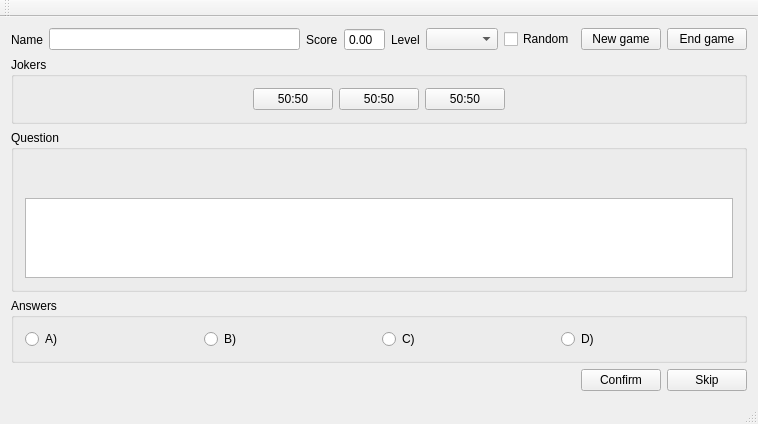
<?xml version="1.0" encoding="UTF-8"?>
<ui version="4.0">
 <class>cvic8_hraClass</class>
 <widget class="QMainWindow" name="cvic8_hraClass">
  <property name="geometry">
   <rect>
    <x>0</x>
    <y>0</y>
    <width>758</width>
    <height>424</height>
   </rect>
  </property>
  <property name="windowTitle">
   <string>cvic8_hra</string>
  </property>
  <widget class="QWidget" name="centralWidget">
   <layout class="QGridLayout" name="gridLayout_2">
    <item row="8" column="0">
     <layout class="QHBoxLayout" name="horizontalLayout_2">
      <item>
       <spacer name="horizontalSpacer_5">
        <property name="orientation">
         <enum>Qt::Orientation::Horizontal</enum>
        </property>
        <property name="sizeHint" stdset="0">
         <size>
          <width>40</width>
          <height>20</height>
         </size>
        </property>
       </spacer>
      </item>
      <item>
       <widget class="QPushButton" name="continuePushButton">
        <property name="text">
         <string>Confirm</string>
        </property>
       </widget>
      </item>
      <item>
       <widget class="QPushButton" name="skipPushButton">
        <property name="text">
         <string>Skip</string>
        </property>
       </widget>
      </item>
     </layout>
    </item>
    <item row="0" column="0">
     <layout class="QHBoxLayout" name="horizontalLayout">
      <item>
       <widget class="QLabel" name="nameLable">
        <property name="text">
         <string>Name</string>
        </property>
       </widget>
      </item>
      <item>
       <widget class="QLineEdit" name="lineEdit"/>
      </item>
      <item>
       <widget class="QLabel" name="scoreLabel">
        <property name="text">
         <string>Score</string>
        </property>
       </widget>
      </item>
      <item>
       <widget class="QDoubleSpinBox" name="doubleSpinBox">
        <property name="readOnly">
         <bool>true</bool>
        </property>
        <property name="buttonSymbols">
         <enum>QAbstractSpinBox::ButtonSymbols::NoButtons</enum>
        </property>
       </widget>
      </item>
      <item>
       <widget class="QLabel" name="levelLable">
        <property name="text">
         <string>Level</string>
        </property>
       </widget>
      </item>
      <item>
       <widget class="QComboBox" name="levelComboBox"/>
      </item>
      <item>
       <widget class="QCheckBox" name="randomCheckBox">
        <property name="text">
         <string>Random</string>
        </property>
       </widget>
      </item>
      <item>
       <widget class="QPushButton" name="newPushButton">
        <property name="text">
         <string>New game</string>
        </property>
       </widget>
      </item>
      <item>
       <widget class="QPushButton" name="endPushButton">
        <property name="text">
         <string>End game</string>
        </property>
       </widget>
      </item>
     </layout>
    </item>
    <item row="6" column="0">
     <widget class="QGroupBox" name="groupBox_2">
      <property name="title">
       <string>Question</string>
      </property>
      <layout class="QVBoxLayout" name="verticalLayout">
       <item>
        <spacer name="verticalSpacer">
         <property name="orientation">
          <enum>Qt::Orientation::Vertical</enum>
         </property>
         <property name="sizeHint" stdset="0">
          <size>
           <width>20</width>
           <height>23</height>
          </size>
         </property>
        </spacer>
       </item>
       <item>
        <widget class="QTextEdit" name="questionTextEdit">
         <property name="maximumSize">
          <size>
           <width>16777215</width>
           <height>80</height>
          </size>
         </property>
         <property name="readOnly">
          <bool>true</bool>
         </property>
        </widget>
       </item>
      </layout>
     </widget>
    </item>
    <item row="5" column="0">
     <widget class="QGroupBox" name="groupBox">
      <property name="title">
       <string>Jokers</string>
      </property>
      <layout class="QHBoxLayout" name="horizontalLayout_6">
       <item>
        <spacer name="horizontalSpacer_4">
         <property name="orientation">
          <enum>Qt::Orientation::Horizontal</enum>
         </property>
         <property name="sizeHint" stdset="0">
          <size>
           <width>40</width>
           <height>20</height>
          </size>
         </property>
        </spacer>
       </item>
       <item>
        <spacer name="horizontalSpacer_3">
         <property name="orientation">
          <enum>Qt::Orientation::Horizontal</enum>
         </property>
         <property name="sizeHint" stdset="0">
          <size>
           <width>40</width>
           <height>20</height>
          </size>
         </property>
        </spacer>
       </item>
       <item>
        <widget class="QPushButton" name="pushButton1">
         <property name="text">
          <string>50:50</string>
         </property>
        </widget>
       </item>
       <item>
        <widget class="QPushButton" name="pushButton2">
         <property name="text">
          <string>50:50</string>
         </property>
        </widget>
       </item>
       <item>
        <widget class="QPushButton" name="pushButton3">
         <property name="text">
          <string>50:50</string>
         </property>
        </widget>
       </item>
       <item>
        <spacer name="horizontalSpacer">
         <property name="orientation">
          <enum>Qt::Orientation::Horizontal</enum>
         </property>
         <property name="sizeHint" stdset="0">
          <size>
           <width>106</width>
           <height>20</height>
          </size>
         </property>
        </spacer>
       </item>
       <item>
        <spacer name="horizontalSpacer_2">
         <property name="orientation">
          <enum>Qt::Orientation::Horizontal</enum>
         </property>
         <property name="sizeHint" stdset="0">
          <size>
           <width>107</width>
           <height>20</height>
          </size>
         </property>
        </spacer>
       </item>
      </layout>
     </widget>
    </item>
    <item row="7" column="0">
     <widget class="QGroupBox" name="groupBox_3">
      <property name="title">
       <string>Answers</string>
      </property>
      <layout class="QHBoxLayout" name="horizontalLayout_7">
       <item>
        <widget class="QRadioButton" name="aRadioButton">
         <property name="text">
          <string>A)</string>
         </property>
        </widget>
       </item>
       <item>
        <widget class="QRadioButton" name="bRadioButton">
         <property name="text">
          <string>B)</string>
         </property>
        </widget>
       </item>
       <item>
        <widget class="QRadioButton" name="cRadioButton">
         <property name="text">
          <string>C)</string>
         </property>
        </widget>
       </item>
       <item>
        <widget class="QRadioButton" name="dRradioButton">
         <property name="text">
          <string>D)</string>
         </property>
        </widget>
       </item>
      </layout>
     </widget>
    </item>
   </layout>
  </widget>
  <widget class="QMenuBar" name="menuBar">
   <property name="geometry">
    <rect>
     <x>0</x>
     <y>0</y>
     <width>758</width>
     <height>33</height>
    </rect>
   </property>
  </widget>
  <widget class="QToolBar" name="mainToolBar">
   <attribute name="toolBarArea">
    <enum>TopToolBarArea</enum>
   </attribute>
   <attribute name="toolBarBreak">
    <bool>false</bool>
   </attribute>
  </widget>
  <widget class="QStatusBar" name="statusBar"/>
 </widget>
 <layoutdefault spacing="6" margin="11"/>
 <resources>
  <include location="cvic8_hra.qrc"/>
 </resources>
 <connections/>
</ui>
